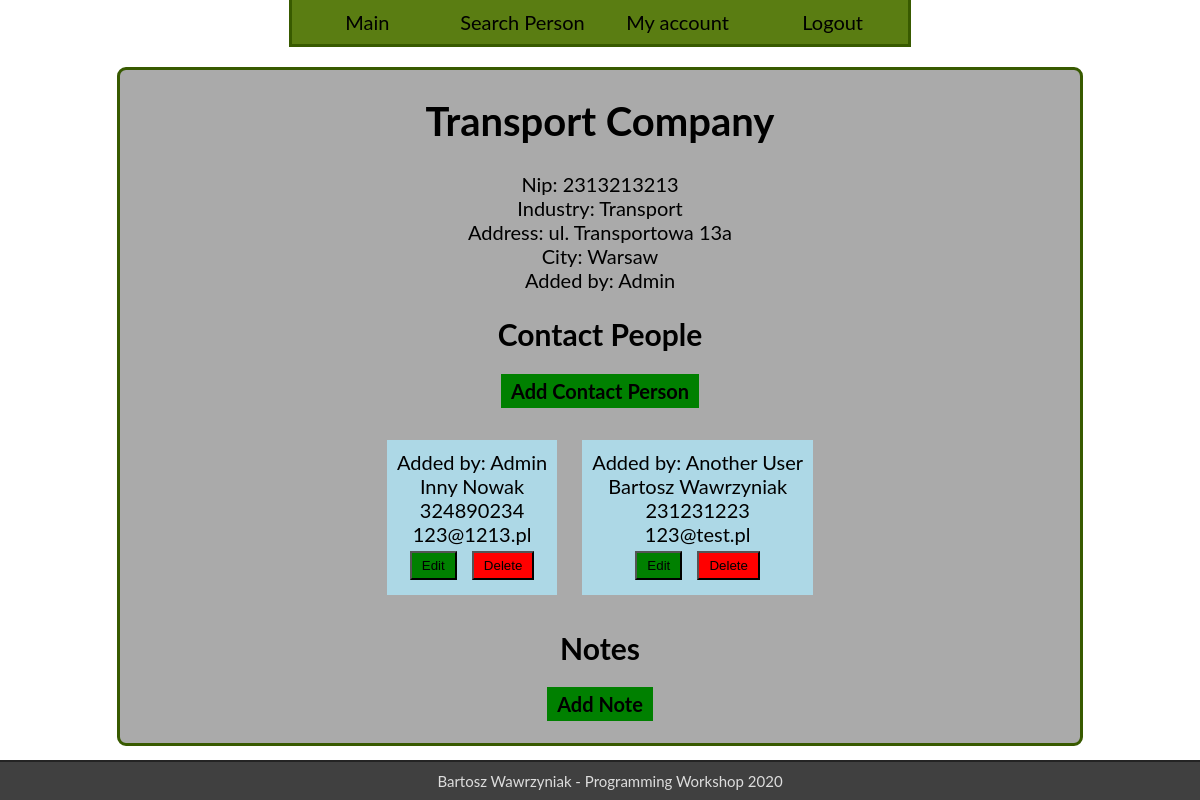
The page /detail/1 (signed in) on the database its author committed.
### CRM/models.py (models this page shows, shortened)
class Company(models.Model):
    name = models.CharField(max_length=30)
    nip = models.CharField(max_length=10, unique=True)
    industry = models.ForeignKey(Industry, on_delete=models.SET_NULL, null=True)
    address = models.CharField(max_length=100)
    city = models.CharField(max_length=40)
    user = models.ForeignKey(User, on_delete=models.SET_NULL, null=True)
    is_deleted = models.BooleanField(default=False)

class Industry(models.Model):
    name = models.CharField(max_length=30)
    def __str__(self):
        return self.name

class ContactPerson(models.Model):
    name = models.CharField(max_length=30)
    surname = models.CharField(max_length=40)
    phone = models.CharField(max_length=9)
    mail = models.EmailField()
    company = models.ForeignKey(Company, on_delete=models.SET_NULL, null=True)
    user = models.ForeignKey(User, on_delete=models.SET_NULL, null=True)
    is_deleted = models.BooleanField(default=False)
    def __str__(self):
        return self.name + ' ' + self.surname

### users/models.py (models this page shows)
class User(AbstractBaseUser):
    login = models.CharField(max_length=30, unique=True)
    name = models.CharField(max_length=20)
    surname = models.CharField(max_length=30)
    date_of_birth = models.DateField()
    role_id = models.ForeignKey(Role, on_delete=models.SET_NULL, null=True)
    is_deleted = models.BooleanField(default=False)
    objects = BaseUserManager()
    REQUIRED_FIELDS = ['name', 'surname', 'date_of_birth', 'role_id']
    USERNAME_FIELD = 'login'
    @property
    def admin(self):
        return self.role_id.role_name == 'admin'
    @property
    def moderator(self):
        return self.role_id.role_name == 'moderator' or self.admin

### CRM/views.py (the view)
class DetailView(LoginRequiredMixin, View):
    login_url = 'users:login'
    redirect_field_name = 'redirect'
    template = 'CRM/detail.html'
    def get(self, request, company_id):
        company = Company.objects.all().filter(is_deleted=False).get(pk=company_id)
        notes = Note.objects.all().filter(company=company).filter(is_deleted=False)
        contacts = ContactPerson.objects.all().filter(company=company).filter(is_deleted=False)
        return render(request, self.template, {'company': company, 'notes': notes, 'contacts': contacts})

### templates/CRM/detail.html (shortened to what this page needs)
{% extends 'base.html' %}
{% load static %}
{% block content %}
    <div id="content">
        <h1>{{ company.name }}</h1>
        Nip: {{ company.nip }}<br>
        Industry: {{ company.industry }}<br>
        Address: {{ company.address }}<br>
        City: {{ company.city }}<br>
        Added by: {{ company.user }}<br>
        <h2>Contact People</h2>
        <h4><a href="{% url 'CRM:add_person' company.id %}" class="edit">Add Contact Person</a></h4>
        {% for person in contacts %}
            <div id="person-{{ person.id }}" class="widget">
                Added by: {{ person.user }}<br>
                {{ person }}<br>
                {{ person.phone }}<br>
                {{ person.mail }}<br>
                <a href="{% url 'CRM:edit_person' company.id person.id %}"><button class="edit">Edit</button></a>
                <button onclick="del('{% url 'CRM:edit_person' company.id person.id %}', '#person-{{ person.id }}')" class="delete">
                    Delete
                </button>
            </div>
        {% endfor %}
        <h2>Notes</h2>
        <h4><a href="{% url 'CRM:add_note' company.id %}" class="edit">Add Note</a></h4>
    </div>
{% endblock %}

### static/style.css (style rules this page uses)
body, html { margin: 0; height: 100%; font-size: 20px; font-family: 'Lato', sans-serif; }
a:link, a:visited { text-decoration: none; color: black; }
#content { background-color: #AAA; margin: 20px auto 50px; width: 80%; border-radius: 9px; border: 3px solid #385A00; text-align: center; }
.edit { margin: 5px; padding: 5px 10px 5px 10px; background-color: green; }
.delete { margin: 5px; padding: 5px 10px 5px 10px; background-color: red; }
.widget { background-color: lightblue; width: fit-content; padding: 10px; margin: 10px; display: inline-block; }

### rows shown on the page
Company: name "Transport Company", nip "2313213213", industry "Transport", address "ul. Transportowa 13a", city "Warsaw", user "Admin"
ContactPerson: user "Admin", name+surname "Inny Nowak", phone "324890234", mail "123@1213.pl"
ContactPerson: user "Another User", name+surname "Bartosz Wawrzyniak", phone "231231223", mail "123@test.pl"
